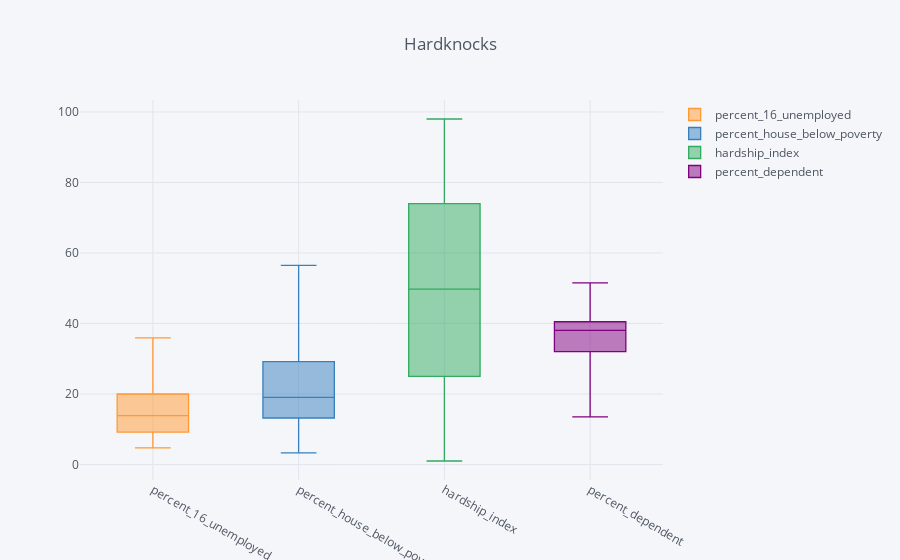

Notebook code cell kept with this figure:
### Markdown cell above
#### Question 2
##### Create multiple boxplots of the following variables:
* `percent_16_unemployed`
* `percent_house_below_poverty`
* `hardship_index` 
* `percent_dependent`

### Code cell
chicago_census[['percent_16_unemployed','percent_house_below_poverty','hardship_index','percent_dependent']].iplot(
                                kind = 'box',
                                title = 'Hardknocks')

### Figure 1 — Plotly figure (JSON) as saved in the notebook; plotly's stock layout.template omitted (floating-point values rounded to 4 significant figures)
{"data": [{"boxpoints": false, "line": {"width": 1.3}, "marker": {"color": "rgba(255, 153, 51, 1.0)"}, "name": "percent_16_unemployed", "orientation": "v", "type": "box", "uid": "8af21a70-0a94-4968-8d5f-f49b20440db6", "y": [8.7, 8.8, 8.9, 8.2, 5.2, 4.7, 5.1, 7, 6.5, 9, 12.4, 6.8, 9.9, 10, 12.6, 10, 10, 13.8, 14.6, 13.1, 9.2, 8.2, 17.3, 6.6, 22.6, 25.8, 19.6, 10.7, 21.2, 15.8, 15.8, 5.7, 4.9, 16.7, 18.2, 28.7, 33.9, 24.3, 15.7, 28.6, 8.4, 23.4, 20, 24, 21.1, 19.7, 18.6, 20, 20.3, 22.8, 16.3, 12.1, 19.4, 34.6, 9.6, 11.3, 16.5, 13.9, 13.4, 13.7, 23, 16.7, 18.2, 9.5, 9.6, 17.1, 35.9, 28, 23, 11.7, 28.3, 8, 20.8, 8.7, 15, 7.1, 9.2, 12.9]}, {"boxpoints": false, "line": {"width": 1.3}, "marker": {"color": "rgba(55, 128, 191, 1.0)"}, "name": "percent_house_below_poverty", "orientation": "v", "type": "box", "uid": "1760a6a7-181b-41dd-96b6-e0410cf96885", "y": [23.6, 17.2, 24, 10.9, 7.5, 11.4, 12.3, 12.9, 3.3, 5.4, 8.6, 7.5, 13.2, 19.2, 11.6, 13.1, 10.6, 15.3, 18.7, 20.5, 15.3, 16.8, 33.9, 14.7, 28.6, 41.7, 42.4, 20.6, 43.1, 30.7, 25.8, 14.7, 13.8, 40.1, 29.6, 39.7, 51.2, 29.3, 21.7, 42.1, 18.4, 30.7, 31.1, 27.8, 17.2, 29.8, 33, 11.5, 19.8, 21.6, 29.2, 19.2, 25.9, 56.5, 17.1, 8.8, 14.1, 23.6, 18.7, 18.9, 29, 15.6, 23.4, 8.9, 14.9, 27.9, 34.4, 46.6, 29.6, 10.4, 27.6, 5.1, 16.9, 3.4, 13.2, 15.4, 18.2, 19.7]}, {"boxpoints": false, "line": {"width": 1.3}, "marker": {"color": "rgba(50, 171, 96, 1.0)"}, "name": "hardship_index", "orientation": "v", "type": "box", "uid": "d9f108c2-1bc4-4047-b12c-f9450538e1c0", "y": [39, 46, 20, 17, 6, 5, 2, 1, 8, 21, 25, 11, 33, 53, 35, 34, 28, 50, 70, 71, 42, 23, 85, 10, 73, 92, 83, 15, 87, 96, 76, 3, 7, 82, 47, 78, 97, 57, 26, 88, 14, 58, 55, 60, 41, 75, 79, 38, 52, 51, 65, 64, 62, 98, 44, 32, 67, 84, 61, 43, 91, 69, 93, 29, 56, 80, 89, 94, 66, 37, 74, 12, 48, 16, 30, 24, 19, 49.51]}, {"boxpoints": false, "line": {"width": 1.3}, "marker": {"color": "rgba(128, 0, 128, 1.0)"}, "name": "percent_dependent", "orientation": "v", "type": "box", "uid": "5c19027a-e61d-4203-addf-fdc55b47234b", "y": [27.5, 38.5, 22.2, 25.5, 26.2, 17, 21.5, 22.6, 35.3, 39.5, 35.5, 40.5, 39, 32, 34, 31.6, 33.6, 38.6, 37.3, 36.4, 31, 26.2, 38, 21.7, 37.9, 43.6, 43.2, 22.2, 42.7, 33.8, 32.6, 13.5, 21.8, 38.3, 30.7, 40.4, 44.9, 39.5, 35.4, 42.8, 26.2, 36.1, 35.7, 40.3, 39.3, 41.1, 42.7, 44, 41.2, 38.6, 39.5, 42.8, 42.1, 51.5, 42.9, 38.1, 39.2, 39.3, 35.6, 31.3, 38.9, 37.7, 38.8, 37.6, 39.6, 40.6, 40.7, 42.5, 41, 36.9, 41.9, 40.5, 42.6, 36.8, 40.3, 30.3, 23.8, 33.5]}], "layout": {"legend": {"bgcolor": "#F5F6F9", "font": {"color": "#4D5663"}}, "paper_bgcolor": "#F5F6F9", "plot_bgcolor": "#F5F6F9", "title": {"font": {"color": "#4D5663"}, "text": "Hardknocks"}, "xaxis": {"gridcolor": "#E1E5ED", "showgrid": true, "tickfont": {"color": "#4D5663"}, "title": {"font": {"color": "#4D5663"}, "text": ""}, "zerolinecolor": "#E1E5ED"}, "yaxis": {"gridcolor": "#E1E5ED", "showgrid": true, "tickfont": {"color": "#4D5663"}, "title": {"font": {"color": "#4D5663"}, "text": ""}, "zerolinecolor": "#E1E5ED"}}}
